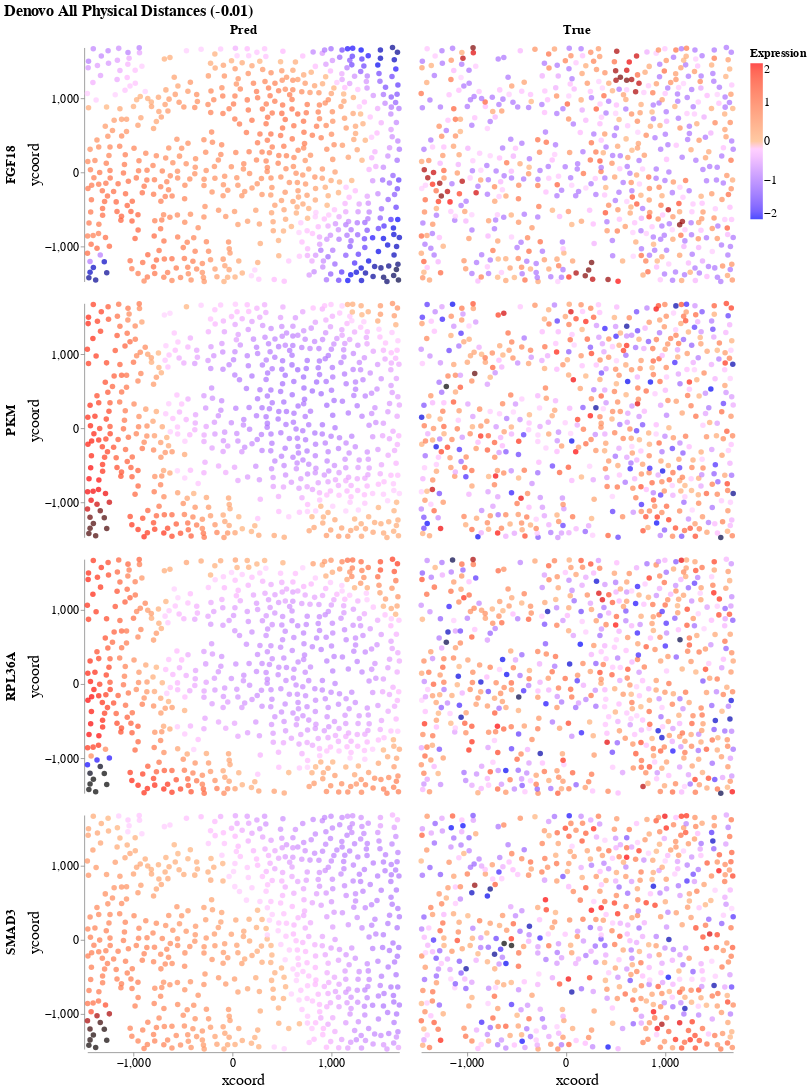
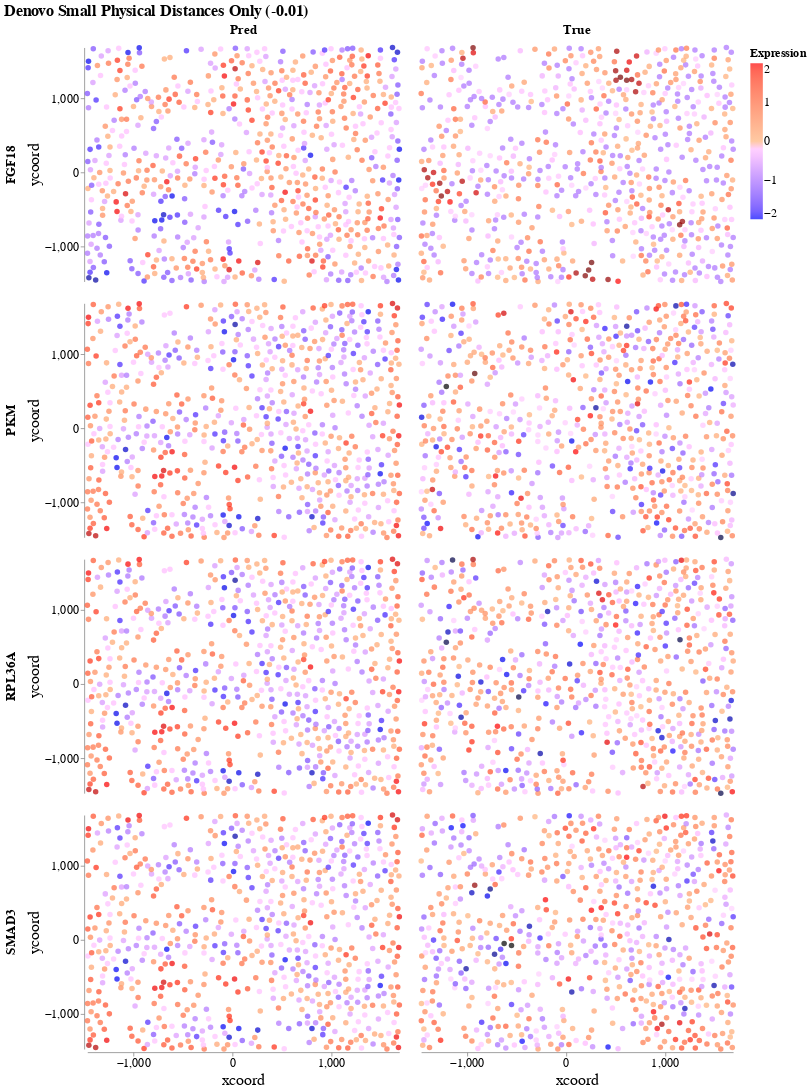

These figures' notebook cell, in order:
### Markdown cell above
### Denovo Reconstruction

### Code cell
# denovo with chosen representation, title (median gene correlation)
alpha_linear = 0

for tissue_desc, tissue in tissues.items():
    tissue.reconstruct(alpha_linear=alpha_linear, epsilon=5e-3, verbose=False)

    df_sdge = (df_dge.T @ tissue.gw).T
    df_sp_pred = pd.concat((df_sdge[gois].astype('float32'), pd.DataFrame(locations, columns=coords_cols)), 1)
    df_sp_pred['true_pred'] = 'Pred'

    gene_corrs = comp_corr(df_sdge, df_dge)
    tit = 'Denovo %s (%.02f)' % (tissue_desc, get_corrs_median(gene_corrs))

    plot_df_sp(pd.concat((df_sp_true, df_sp_pred),0), tit=tit)

### Figure 1 — Vega-Lite specification as saved in the notebook (floating-point values rounded to 4 significant figures; data arrays with more than 128 entries replaced by an {"elided": "..."} marker saying what was removed)
{"config": {"view": {"continuousWidth": 400, "continuousHeight": 300, "strokeOpacity": 0}, "axis": {"labelFontSize": 15, "titleFontSize": 20, "titleFontWeight": "normal"}, "legend": {"labelFontSize": 15, "titleFontSize": 15}, "title": {"fontSize": 20}}, "data": {"name": "data-0966ecd13e05ab8e96d04d40a112d277"}, "mark": {"type": "circle", "size": 50}, "encoding": {"color": {"type": "quantitative", "field": "Expression", "scale": {"domain": [-2, 0, 2], "range": ["blue", "white", "red"]}}, "column": {"type": "nominal", "field": "true_pred", "header": {"labelFontSize": 17, "labelFontWeight": "bold"}, "title": null}, "row": {"type": "nominal", "field": "goi", "header": {"labelFontSize": 17, "labelFontWeight": "bold"}, "sort": null, "title": null}, "x": {"type": "quantitative", "axis": {"grid": false, "values": [-1000, 0, 1000]}, "field": "xcoord", "scale": {"nice": false}}, "y": {"type": "quantitative", "axis": {"grid": false, "values": [-1000, 0, 1000]}, "field": "ycoord", "scale": {"nice": false}}}, "title": "Denovo All Physical Distances (-0.01)", "transform": [{"fold": ["PKM", "RPL36A", "FGF18", "SMAD3"], "as": ["goi", "Expression"]}], "$schema": "https://vega.github.io/schema/vega-lite/v4.8.1.json", "datasets": {"data-0966ecd13e05ab8e96d04d40a112d277": {"elided": "1290 records"}}}

### Figure 2 — Vega-Lite specification as saved in the notebook (floating-point values rounded to 4 significant figures; data arrays with more than 128 entries replaced by an {"elided": "..."} marker saying what was removed)
{"config": {"view": {"continuousWidth": 400, "continuousHeight": 300, "strokeOpacity": 0}, "axis": {"labelFontSize": 15, "titleFontSize": 20, "titleFontWeight": "normal"}, "legend": {"labelFontSize": 15, "titleFontSize": 15}, "title": {"fontSize": 20}}, "data": {"name": "data-5914ab616c4a55d45694132bb6ab38a6"}, "mark": {"type": "circle", "size": 50}, "encoding": {"color": {"type": "quantitative", "field": "Expression", "scale": {"domain": [-2, 0, 2], "range": ["blue", "white", "red"]}}, "column": {"type": "nominal", "field": "true_pred", "header": {"labelFontSize": 17, "labelFontWeight": "bold"}, "title": null}, "row": {"type": "nominal", "field": "goi", "header": {"labelFontSize": 17, "labelFontWeight": "bold"}, "sort": null, "title": null}, "x": {"type": "quantitative", "axis": {"grid": false, "values": [-1000, 0, 1000]}, "field": "xcoord", "scale": {"nice": false}}, "y": {"type": "quantitative", "axis": {"grid": false, "values": [-1000, 0, 1000]}, "field": "ycoord", "scale": {"nice": false}}}, "title": "Denovo Small Physical Distances Only (-0.01)", "transform": [{"fold": ["PKM", "RPL36A", "FGF18", "SMAD3"], "as": ["goi", "Expression"]}], "$schema": "https://vega.github.io/schema/vega-lite/v4.8.1.json", "datasets": {"data-5914ab616c4a55d45694132bb6ab38a6": {"elided": "1290 records"}}}
